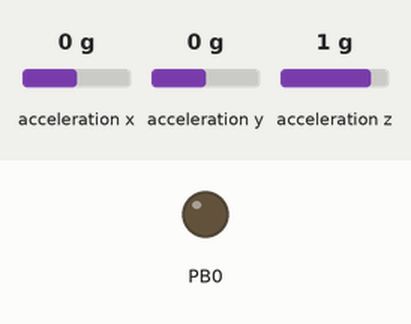
The program below on a simulated ATmega328P, built with avr-gcc and emulated at 16 MHz. Parts: output pins drawn as LEDs (lit = HIGH). Wiring (inferred from the names in the program): MPU-6050 motion sensor at I2C address 0x68. The test bench sets the inputs (shaded band); at power-on: acceleration x 0 g, acceleration y 0 g, acceleration z 1 g. What the program prints to the serial monitor is not drawn.

Above: at 0.1 s.
At 1.1 s:
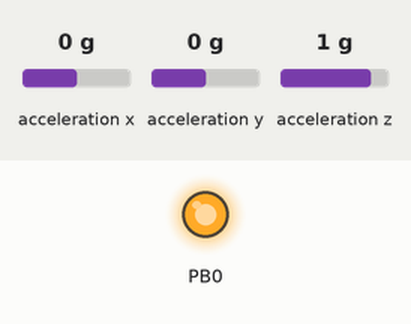
Timing chart, 0 to 2.6 s (numbered marks = the images above):
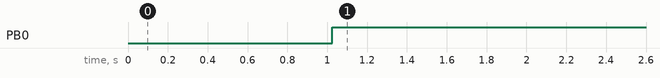

Measured:
- by itself, PB0: LOW → HIGH at 1.0 s

The program:

main.cpp
```cpp
// (licence header left out)
#include <avr/io.h>
#include <avr/interrupt.h>

#include "Accelerometer.h"
#include "auxiliary_functions.h"
#include "uart_communication.h"

// Definitions for clock frequency and limits
#define CLOCK_FREQUENCY 16000000
#define FREQUENCY_LOWER_LIMIT 1
#define FREQUENCY_UPPER_LIMIT 1000

#define BUFFER_SIZE 256
#define SAMPLING_FREQUENCY 200

#define ALERT_RETAIN_TIME 1000

using namespace std;

const int MPU = 0x68; // MPU6050 I2C address

// Global variables for accelerometer data and buffer management
volatile uint8_t AccX = 0, AccY = 0, AccZ = 0;
volatile uint8_t buffer[3][BUFFER_SIZE];
volatile bool bufferReady = true;
volatile int bufferIndex = 0;

int counterStartValue;

Accelerometer accelerometer;

unsigned long alertedTime = 0;

// Function declarations
void setSamplingFrequency(int frequency);
void printBuffer();
void sendBuffer();
void setup();
void loop();

int main(void)
{
  setup();

  while (true)
    loop();

  return 0;
}

// Setup function to initialize peripherals and variables
void setup()
{
  setup_millis_counter(); // Initialize millisecond counter

  UART_init(115200); // Initialize UART with baud rate 115200

  // Pin type declaration
  DDRB = DDRB | (1 << PORTB0); // Set PORTB0 as output

  accelerometer.begin(MPU); // Initialize accelerometer

  // Set the sampling frequency for data collection
  setSamplingFrequency(SAMPLING_FREQUENCY);
}

// Main loop function to continuously read accelerometer data and handle UART communication
void loop()
{
  // Read accelerometer data
  struct accComp readings;
  readings = accelerometer.getAcceleration();

  // Store accelerometer readings in global variables
  AccX = readings.AccX; // X-axis value
  AccY = readings.AccY; // Y-axis value
  AccZ = readings.AccZ; // Z-axis value

  // Check if buffer is full and ready to be sent
  if (!bufferReady)
  {
    // Buffer is full. Send data to the computer.
    sendBuffer();

    // Reset the buffer
    bufferIndex = 0;
    bufferReady = true;
  }

  if (millis_elapsed() - alertedTime >= ALERT_RETAIN_TIME)
  {
    PORTB = (1 << PORTB0); // Set PORTB0 to HIGH
  }

  // Check for incoming UART data
  if (UART_available())
  {
    char *inputSerial = UART_receive_string(); // Receive string from UART

    // // Convert received string to std::string
    // char *inputSerial = (char *) malloc(strlen(inputBuffer) + 1); // Allocate memory for the new string
    // strcpy(inputSerial, inputBuffer); // Copy the received string

    // Handle different UART commands
    if (strcmp(inputSerial, "A\n") == 0)
    {
      PORTB = (0 << PORTB0); // Set PORTB0 to LOW
      alertedTime = millis_elapsed();
    }
    // else if (strcmp(inputSerial, "NO_ALERT") == 0)
    // {
    //   PORTB = (1 << PORTB0); // Set PORTB0 to HIGH
    // }

    free(inputSerial);
  }
}

// Function to set the sampling frequency using timer interrupts
void setSamplingFrequency(int frequency)
{
  // Ensure frequency is within the defined limits
  if (frequency < FREQUENCY_LOWER_LIMIT)
  {
    frequency = FREQUENCY_LOWER_LIMIT;
  }
  if (frequency > FREQUENCY_UPPER_LIMIT)
  {
    frequency = FREQUENCY_UPPER_LIMIT;
  }

  TCCR1A = 0;
  TCCR1B = 0;

  // Calculate suitable prescaler values based on the frequency
  int prescaler;
  if (frequency <= 10)
  {
    prescaler = 256;
    TCCR1B |= (1 << CS12);
  }
  else if (frequency <= 50)
  {
    prescaler = 64;
    TCCR1B |= (1 << CS10) | (1 << CS11);
  }
  else if (frequency <= 500)
  {
    prescaler = 8;
    TCCR1B |= (1 << CS11);
  }
  else
  {
    prescaler = 1;
    TCCR1B |= (1 << CS10);
  }

  // Calculate the counter start value based on the prescaler and frequency
  counterStartValue = 65536 - CLOCK_FREQUENCY / prescaler / frequency;
  TCNT1 = counterStartValue;

  // Enable timer interrupts
  TIMSK1 |= (1 << TOIE1);
}

// Timer1 overflow interrupt service routine
ISR(TIMER1_OVF_vect)
{
  // Check if the buffer is ready to be filled
  if (bufferReady)
  {
    buffer[0][bufferIndex] = AccX;
    buffer[1][bufferIndex] = AccY;
    buffer[2][bufferIndex] = AccZ;

    bufferIndex++;
    // Check if the buffer is full
    if (bufferIndex == BUFFER_SIZE)
    {
      bufferReady = false;
    }
  }

  // Reset the counter to the start value
  TCNT1 = counterStartValue;
}

// Function to send the buffered data over UART
void sendBuffer()
{
  UART_transmit_string_n("x");
  for (int i = 0; i < BUFFER_SIZE; i++)
  {
    char *value_to_transmit = to_string((map_range(buffer[0][i], 0, 255, -200, 200) / 100.0));
    UART_transmit_string_n(value_to_transmit);
    free(value_to_transmit);
  }

  UART_transmit_string_n("y");
  for (int i = 0; i < BUFFER_SIZE; i++)
  {
    char *value_to_transmit = to_string((map_range(buffer[1][i], 0, 255, -200, 200) / 100.0));
    UART_transmit_string_n(value_to_transmit);
    free(value_to_transmit);
  }

  UART_transmit_string_n("z");
  for (int i = 0; i < BUFFER_SIZE; i++)
  {
    char *value_to_transmit = to_string((map_range(buffer[2][i], 0, 255, -200, 200) / 100.0));
    UART_transmit_string_n(value_to_transmit);
    free(value_to_transmit);
  }
}
```

Accelerometer.cpp
```cpp
// (licence header left out)
#include "Accelerometer.h"
#include "auxiliary_functions.h"
#include "I2C.h"

// MPU6050 registers
#define MPU6050_REG_RESET 0x6B
#define MPU6050_REG_ACCEL_XOUT_H 0x3B

// Function to initialize the I2C connection and MPU6050
void Accelerometer::begin(int device_address)
{
    i2c_address = device_address; // Set the device address for I2C communication

    I2c.timeOut(1000); // Set I2C timeout period to 1000ms, to automatically recover from lockups

    I2c.begin(); // Initialize the I2C communication
    I2c.write(i2c_address, MPU6050_REG_RESET, 0x00); // Write 0x00 to the MPU6050_REG_RESET register to reset the MPU6050
    I2c.end(); // End the I2C communication
}

// Function to read acceleration values from the MPU6050
void Accelerometer::readAcceleration()
{
    int16_t rawAccX, rawAccY, rawAccZ; // Variables to store raw acceleration data

    I2c.begin(); // Initialize the I2C communication
    I2c.read(i2c_address, MPU6050_REG_ACCEL_XOUT_H, 6); // Read 6 bytes (x, y, z) from the MPU6050

    // Read raw acceleration data from the I2C buffer
    rawAccX = (I2c.receive() << 8) | (I2c.receive());
    rawAccY = (I2c.receive() << 8) | (I2c.receive());
    rawAccZ = (I2c.receive() << 8) | (I2c.receive());

    I2c.end(); // End the I2C communication

    // Convert raw data to g-force (for ±2g range)
    const float accScale = 16384.0; // Scaling factor for accelerometer
    accX = (float)rawAccX / accScale; // Convert raw X data to g-force
    accY = (float)rawAccY / accScale; // Convert raw Y data to g-force
    accZ = (float)rawAccZ / accScale; // Convert raw Z data to g-force
}

// Function to get acceleration values and map them to a 0-255 range
struct accComp Accelerometer::getAcceleration()
{
    readAcceleration(); // Read the current acceleration values

    struct accComp readings; // Structure to store the mapped acceleration values

    // Map accelerometer values to 0-255 range
    readings.AccX = (uint8_t)map_range(accX * 100, -200, 200, 0, 255);
    readings.AccY = (uint8_t)map_range(accY * 100, -200, 200, 0, 255);
    readings.AccZ = (uint8_t)map_range(accZ * 100, -200, 200, 0, 255);

    return readings; // Return the mapped acceleration values
}
```

Accelerometer.h
```cpp
// (licence header left out)
#ifndef ACCELEROMETER_H
#define ACCELEROMETER_H

#include <stdint.h>

using namespace std;

struct accComp
{
  uint8_t AccX;
  uint8_t AccY;
  uint8_t AccZ;
};

class Accelerometer
{
private:
  int i2c_address;
  float accX, accY, accZ;

  void readAcceleration();

public:
  void begin(int device_address);
  struct accComp getAcceleration();
};

#endif
```

I2C.h
```cpp
// (licence header left out)
#include <inttypes.h>

#ifndef I2C_H
#define I2C_H

#define F_CPU 16000000

#define START 0x08
#define REPEATED_START 0x10
#define MT_SLA_ACK 0x18
#define MT_SLA_NACK 0x20
#define MT_DATA_ACK 0x28
#define MT_DATA_NACK 0x30
#define MR_SLA_ACK 0x40
#define MR_SLA_NACK 0x48
#define MR_DATA_ACK 0x50
#define MR_DATA_NACK 0x58
#define LOST_ARBTRTN 0x38
#define TWI_STATUS (TWSR & 0xF8)
#define SLA_W(address) (address << 1)
#define SLA_R(address) ((address << 1) + 0x01)
#define cbi(sfr, bit) (_SFR_BYTE(sfr) &= ~_BV(bit))
#define sbi(sfr, bit) (_SFR_BYTE(sfr) |= _BV(bit))

#define MAX_BUFFER_SIZE 32

class I2C
{
public:
  I2C();
  void begin();
  void end();
  void timeOut(uint16_t);
  void pullup(uint8_t);
  uint8_t receive();
  uint8_t write(uint8_t, uint8_t, uint8_t);
  uint8_t read(uint8_t, uint8_t, uint8_t);

  // Low-level methods
  uint8_t _start();
  uint8_t _sendAddress(uint8_t);
  uint8_t _sendByte(uint8_t);
  uint8_t _receiveByte(uint8_t);
  uint8_t _receiveByte(uint8_t, uint8_t *target);
  uint8_t _stop();

private:
  void lockUp();
  uint8_t returnStatus;
  uint8_t nack;
  uint8_t data[MAX_BUFFER_SIZE];
  static uint8_t bytesAvailable;
  static uint8_t bufferIndex;
  static uint8_t totalBytes;
  static uint16_t timeOutDelay;
};

extern I2C I2c;

#endif
```

auxiliary_functions.cpp
```cpp
// (licence header left out)
#include "auxiliary_functions.h"

// Function to map a value from one range to another
float map_range(float value, float prevLimitLower, float prevLimitUpper, float nextLimitLower, float nextLimitUpper)
{
    return nextLimitLower + ((value - prevLimitLower) / (prevLimitUpper - prevLimitLower) * (nextLimitUpper - nextLimitLower));
}

char *to_string(float value)
{
    char buffer[15];
    floatToString(value, buffer, sizeof(buffer), 2);

    // Allocate memory for the C-string (+1 for null terminator)
    char *cstr = (char *)malloc(strlen(buffer) + 1);
    if (cstr == NULL)
    {
        return NULL; // Handle allocation failure
    }

    strcpy(cstr, buffer); // Copy the formatted string to the allocated memory
    return cstr;          // Return the C-string
}

volatile unsigned long timer0_millis_ = 0; // Variable to store elapsed milliseconds

// Function to configure Timer0 for counting milliseconds
void setup_millis_counter()
{
    // Configure Timer0
    // Set Timer0 to CTC (Clear Timer on Compare Match) mode
    TCCR0A = 0;
    TCCR0B = 0;

    // Set compare match register to desired timer count (250 ticks with a prescaler of 64)
    OCR0A = 249; // Timer0 counts 250 ticks (prescaler is 64)

    // Enable Timer0 compare match A interrupt
    TIMSK0 |= (1 << OCIE0A);

    // Set prescaler to 64 and start Timer0
    TCCR0B |= (1 << CS01) | (1 << CS00); // prescaler = 64

    // Enable global interrupts
    sei();
}

// Timer0 compare match A interrupt service routine
ISR(TIMER0_COMPA_vect)
{
    timer0_millis_++; // Increment the millisecond counter
}

// Function to get the elapsed milliseconds since Timer0 was configured
unsigned long millis_elapsed()
{
    unsigned long millis;
    // Ensure consistent reading (interrupts should be disabled when reading)
    cli();                   // Disable interrupts
    millis = timer0_millis_; // Read the millisecond counter
    sei();                   // Enable interrupts
    return millis;           // Return the elapsed milliseconds
}
```

auxiliary_functions.h
```cpp
// (licence header left out)
#ifndef AUXILIARY_FUNCTIONS_H
#define AUXILIARY_FUNCTIONS_H

#include <avr/interrupt.h>
#include <stdio.h>
#include <stdlib.h>
#include <string.h>
#include "floatToString.h"

float map_range(float value, float prevLimitLower, float prevLimitUpper, float nextLimitLower, float nextLimitUpper);
char *to_string(float value);
void setup_millis_counter();
unsigned long millis_elapsed();

#endif
```

floatToString.cpp
```cpp
// (licence header left out)
#include <avr/io.h>
#include <stdlib.h>
#include <stdio.h>
#include <stddef.h>
#include <math.h>
#include "floatToString.h"

char *floatToString(float f, char *S, size_t n, int digitsAfterDP)
{
  if (digitsAfterDP == 0)
    snprintf(S, n, "%d", (int)(f + (f < 0 ? -0.5 : 0.5)));
  else if (digitsAfterDP < 0)
  {
    int i;
    for (i = 0; i < -digitsAfterDP && abs(f) >= 10; i++)
      f /= 10;
    char fmt[10]; // "%d%02d"
    sprintf(fmt, "%%d%%0%dd", i);
    snprintf(S, n, fmt, (int)(f + (f < 0 ? -0.5 : 0.5)), 0);
  }
  else
  {
    int M = (int)f;
    // f = abs(f - (float) M);
    f = modf(f, NULL);
    if (f < 0) f *= -1;
    for (int i = digitsAfterDP; i > 0; i--)
      f *= 10;
    int E = (int)(f + 0.5);
    char fmt[10]; // "%d.%05d"
    sprintf(fmt, "%%d.%%0%dd", digitsAfterDP);
    snprintf(S, n, fmt, M, E);
  }
  return (S);
}

// -------------------------------------------------------------------------
```

floatToString.h
```cpp
// (licence header left out)
#ifndef floatToString_h
#define floatToString_h

/**************************************************************************/
/*!
  @brief    Convert float value to a string.
  @param    f               Floating point value to convert.
  @param    S               Buffer large enough to hold result string with nul.
  @param    n               sizeof(S).
  @param    digitsAfterDP   Number of digits to include after the decimal point,
                            can be negative to make digits before the decimal
                            point be 0, e.g. -1 means first digit before is 0.
  @returns                  S.
  @note     If the resulting string is longer than n-1 characters, the remaining
            characters are discarded and not stored in S.
  @note     In many architectures, a float value is a 4-byte value with a 23-bit
            mantissa, which is good for accurately representing 5 to 6
            significant digits.
*/
/**************************************************************************/
char* floatToString(float f, char* S, size_t n, int digitsAfterDP);

#endif // floatToString_h
```

uart_communication.cpp
```cpp
// (licence header left out)
#include "uart_communication.h"

// Function to initialize UART0
void UART_init(uint32_t baud_rate)
{
    uint16_t ubrr_value = round((F_CPU / (16.0 * baud_rate)) - 1);
    // Calculate the UBRR value for the given baud rate

    // Set baud rate
    UBRR0H = (ubrr_value >> 8); // Set the high byte of the UBRR register
    UBRR0L = ubrr_value;        // Set the low byte of the UBRR register

    // Enable receiver and transmitter
    UCSR0B = (1 << RXEN0) | (1 << TXEN0); // Enable the receiver and transmitter

    // Set frame format: 8 data bits, 1 stop bit, no parity
    UCSR0C = (1 << UCSZ01) | (3 << UCSZ00);
    // Set the frame format to 8 data bits, 1 stop bit, no parity
}

// Function to transmit a character
void UART_transmit(unsigned char data)
{
    // Wait for empty transmit buffer
    while (!(UCSR0A & (1 << UDRE0)))
        ; // Wait until the transmit buffer is empty

    // Put data into buffer, sends the data
    UDR0 = data; // Transmit the data
}

// Function to transmit a string
void UART_transmit_string(const char *str)
{
    while (*str)
    {
        UART_transmit(*str++); // Transmit each character in the string
    }
}

// Function to transmit a string with '\n' at the end
void UART_transmit_string_n(const char *str)
{
    UART_transmit_string(str); // Transmit the string

    // Write new line
    UART_transmit('\n'); // Transmit a newline character
}

// Function to check if serial data is available to be read
bool UART_available(void)
{
    // Check if RXC0 flag is set (data available to be read)
    return (UCSR0A & (1 << RXC0)); // Return true if data is available to be read
}

// Function to receive a character
char UART_receive(void)
{
    // Wait for data to be received
    while (!(UCSR0A & (1 << RXC0)))
        ; // Wait until data is received

    // Get and return received data from buffer
    return UDR0; // Return the received data
}

// Function to receive a string
char *UART_receive_string(void)
{
    char *received_string = NULL; // Pointer to store the received string
    uint8_t index = 0;            // Index to keep track of the string length
    char received_char;           // Variable to store the received character

    // Allocate memory for received string
    received_string = (char *)malloc(1); // Start with a small allocation

    if (received_string == NULL)
    {
        return NULL; // Failed to allocate memory
    }

    // Read characters until newline or maximum length
    do
    {
        // Receive a character
        received_char = UART_receive(); // Receive a character

        // Reallocate memory to accommodate more characters
        received_string = (char *)realloc(received_string, index + 2);
        // Reallocate memory to fit the new character

        if (received_string == NULL)
        {
            return NULL; // Failed to reallocate memory
        }

        // Store character in received string
        received_string[index++] = received_char; // Store the received character

    } while (received_char != '\n' && received_char != '\0');
    // Continue until newline or null character is received

    // Add null terminator to end of string
    received_string[index] = '\0'; // Add a null terminator to the end of the string

    return received_string; // Return the received string
}
```

uart_communication.h
```cpp
// (licence header left out)
#ifndef UART_COMMUNICATION_H
#define UART_COMMUNICATION_H

#define F_CPU 16000000

#include <avr/io.h>
#include <stdint.h>
#include <stdlib.h>
#include <math.h>

extern "C" {
void UART_init(uint32_t baud_rate);
void UART_transmit(unsigned char data);
void UART_transmit_string(const char *str);
void UART_transmit_string_n(const char *str);
bool UART_available(void);
char UART_receive(void);
char *UART_receive_string(void);
}

#endif
```

Source omitted: I2C.cpp (15558 bytes)
